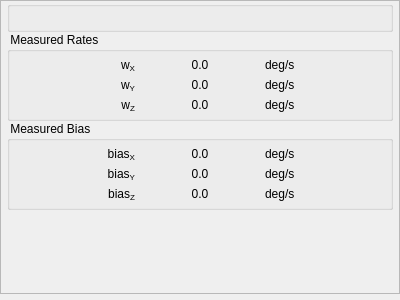
<?xml version='1.0'?>
<ui version="4.0">
 <class>IruInfo</class>
 <widget class="QDockWidget" name="IruInfo">
  <property name="geometry">
   <rect>
    <x>0</x>
    <y>0</y>
    <width>400</width>
    <height>300</height>
   </rect>
  </property>
  <property name="minimumSize">
   <size>
    <width>200</width>
    <height>111</height>
   </size>
  </property>
  <property name="contextMenuPolicy">
   <enum>Qt::ActionsContextMenu</enum>
  </property>
  <property name="allowedAreas">
   <set>Qt::LeftDockWidgetArea|Qt::RightDockWidgetArea</set>
  </property>
  <property name="features">
   <set>QDockWidget::NoDockWidgetFeatures</set>
   <set>QDockWidget::DockWidgetMovable</set>
  </property>
  <property name="windowTitle">
   <string>Inertial Ref Unit</string>
  </property>
  <widget class="QWidget" name="dockWidgetContents">
   <layout class="QVBoxLayout" name="verticalLayout">
    <property name="spacing">
     <number>0</number>
    </property>
    <property name="leftMargin">
     <number>0</number>
    </property>
    <property name="topMargin">
     <number>0</number>
    </property>
    <property name="rightMargin">
     <number>0</number>
    </property>
    <property name="bottomMargin">
     <number>6</number>
    </property>
    <item>
     <widget class="QScrollArea" name="scrollArea">
      <property name="widgetResizable">
       <bool>true</bool>
      </property>
      <widget class="QWidget" name="scrollAreaWidgetContents">
       <property name="geometry">
        <rect>
         <x>0</x>
         <y>0</y>
         <width>398</width>
         <height>343</height>
        </rect>
       </property>
       <layout class="QVBoxLayout" name="verticalLayout_2">
        <property name="spacing">
         <number>0</number>
        </property>
        <property name="leftMargin">
         <number>6</number>
        </property>
        <property name="topMargin">
         <number>0</number>
        </property>
        <property name="rightMargin">
         <number>6</number>
        </property>
        <property name="bottomMargin">
         <number>6</number>
        </property>
        <item>
         <widget class="QGroupBox" name="MainGroup">
         </widget>
        </item>
        <item>
         <widget class="QGroupBox" name="angularRatesGroup">
          <property name="title">
          <string> Measured Rates</string>
          </property>
          <layout class="QGridLayout" name="gridLayout" columnstretch="1,1,1" columnminimumwidth="0,0,0">
           <property name="leftMargin">
            <number>6</number>
           </property>
           <property name="topMargin">
            <number>6</number>
           </property>
           <property name="rightMargin">
            <number>6</number>
           </property>
           <property name="bottomMargin">
            <number>6</number>
           </property>
           <item row="0" column="0">
            <widget class="QLabel" name="angRate_b_1_Label">
             <property name="text">
              <string>w&lt;sub&gt;X&lt;/sub&gt;</string>
             </property>
             <property name="alignment">
              <set>Qt::AlignRight|Qt::AlignTrailing|Qt::AlignVCenter</set>
             </property>
            </widget>
           </item>
           <item row="1" column="0">
            <widget class="QLabel" name="angRate_b_2_Label">
             <property name="text">
              <string>w&lt;sub&gt;Y&lt;/sub&gt;</string>
             </property>
             <property name="alignment">
              <set>Qt::AlignRight|Qt::AlignTrailing|Qt::AlignVCenter</set>
             </property>
            </widget>
           </item>
           <item row="2" column="0">
            <widget class="QLabel" name="angRate_b_3_Label">
             <property name="text">
              <string>w&lt;sub&gt;Z&lt;/sub&gt;</string>
             </property>
             <property name="alignment">
              <set>Qt::AlignRight|Qt::AlignTrailing|Qt::AlignVCenter</set>
             </property>
            </widget>
           </item>
           <item row="0" column="1">
            <widget class="QLabel" name="angRate_b_1">
             <property name="text">
              <string>0.0</string>
             </property>
             <property name="alignment">
              <set>Qt::AlignCenter</set>
             </property>
            </widget>
           </item>
           <item row="1" column="1">
            <widget class="QLabel" name="angRate_b_2">
             <property name="text">
              <string>0.0</string>
             </property>
             <property name="alignment">
              <set>Qt::AlignCenter</set>
             </property>
            </widget>
           </item>
           <item row="2" column="1">
            <widget class="QLabel" name="angRate_b_3">
             <property name="text">
              <string>0.0</string>
             </property>
             <property name="alignment">
              <set>Qt::AlignCenter</set>
             </property>
            </widget>
           </item>
           <item row="1" column="2">
            <widget class="QLabel" name="angRate_b_2_Units">
             <property name="text">
              <string>deg/s</string>
             </property>
            </widget>
           </item>
           <item row="2" column="2">
            <widget class="QLabel" name="angRate_b_3_Units">
             <property name="text">
              <string>deg/s</string>
             </property>
            </widget>
           </item>
           <item row="0" column="2">
            <widget class="QLabel" name="angRate_b_1_Units">
             <property name="text">
              <string>deg/s</string>
             </property>
            </widget>
           </item>
          </layout>
         </widget>
        </item>
        <item>
         <widget class="QGroupBox" name="biasGroup">
          <property name="title">
          <string> Measured Bias</string>
          </property>
          <layout class="QGridLayout" name="gridLayout2" columnstretch="1,1,1" columnminimumwidth="0,0,0">
           <property name="leftMargin">
            <number>6</number>
           </property>
           <property name="topMargin">
            <number>6</number>
           </property>
           <property name="rightMargin">
            <number>6</number>
           </property>
           <property name="bottomMargin">
            <number>6</number>
           </property>
           <item row="0" column="0">
            <widget class="QLabel" name="bias_b_1_Label">
             <property name="text">
              <string>bias&lt;sub&gt;X&lt;/sub&gt;</string>
             </property>
             <property name="alignment">
              <set>Qt::AlignRight|Qt::AlignTrailing|Qt::AlignVCenter</set>
             </property>
            </widget>
           </item>
           <item row="1" column="0">
            <widget class="QLabel" name="bias_b_2_Label">
             <property name="text">
              <string>bias&lt;sub&gt;Y&lt;/sub&gt;</string>
             </property>
             <property name="alignment">
              <set>Qt::AlignRight|Qt::AlignTrailing|Qt::AlignVCenter</set>
             </property>
            </widget>
           </item>
           <item row="2" column="0">
            <widget class="QLabel" name="bias_b_3_Label">
             <property name="text">
              <string>bias&lt;sub&gt;Z&lt;/sub&gt;</string>
             </property>
             <property name="alignment">
              <set>Qt::AlignRight|Qt::AlignTrailing|Qt::AlignVCenter</set>
             </property>
            </widget>
           </item>
           <item row="0" column="1">
            <widget class="QLabel" name="bias_b_1">
             <property name="text">
              <string>0.0</string>
             </property>
             <property name="alignment">
              <set>Qt::AlignCenter</set>
             </property>
            </widget>
           </item>
           <item row="1" column="1">
            <widget class="QLabel" name="bias_b_2">
             <property name="text">
              <string>0.0</string>
             </property>
             <property name="alignment">
              <set>Qt::AlignCenter</set>
             </property>
            </widget>
           </item>
           <item row="2" column="1">
            <widget class="QLabel" name="bias_b_3">
             <property name="text">
              <string>0.0</string>
             </property>
             <property name="alignment">
              <set>Qt::AlignCenter</set>
             </property>
            </widget>
           </item>
           <item row="1" column="2">
            <widget class="QLabel" name="bias_b_2_Units">
             <property name="text">
              <string>deg/s</string>
             </property>
            </widget>
           </item>
           <item row="2" column="2">
            <widget class="QLabel" name="bias_b_3_Units">
             <property name="text">
              <string>deg/s</string>
             </property>
            </widget>
           </item>
           <item row="0" column="2">
            <widget class="QLabel" name="bias_b_1_Units">
             <property name="text">
              <string>deg/s</string>
             </property>
            </widget>
           </item>
          </layout>
         </widget>
        </item>
        <item>
         <spacer name="verticalSpacer">
          <property name="orientation">
           <enum>Qt::Vertical</enum>
          </property>
          <property name="sizeHint" stdset="0">
           <size>
            <width>20</width>
            <height>40</height>
           </size>
          </property>
         </spacer>
        </item>
       </layout>
      </widget>
     </widget>
    </item>
   </layout>
  </widget>
  <action name="actionStatus">
   <property name="checkable">
    <bool>true</bool>
   </property>
   <property name="checked">
    <bool>true</bool>
   </property>
   <property name="text">
    <string>IRU Status</string>
   </property>
  </action>
  <action name="action_AngularRates">
   <property name="checkable">
    <bool>true</bool>
   </property>
   <property name="checked">
    <bool>true</bool>
   </property>
   <property name="text">
    <string>Measured Values</string>
   </property>
  </action>
  <action name="action_Bias">
   <property name="checkable">
    <bool>true</bool>
   </property>
   <property name="checked">
    <bool>true</bool>
   </property>
   <property name="text">
    <string>Measured Bias</string>
   </property>
  </action>
 </widget>
 <connections>
  <connection>
   <sender>action_AngularRates</sender>
   <signal>toggled(bool)</signal>
   <receiver>angularRatesGroup</receiver>
   <slot>setVisible(bool)</slot>
  </connection>
  <connection>
   <sender>action_AngularRates</sender>
   <signal>toggled(bool)</signal>
   <receiver>biasGroup</receiver>
   <slot>setVisible(bool)</slot>
  </connection>
 </connections>
</ui>
